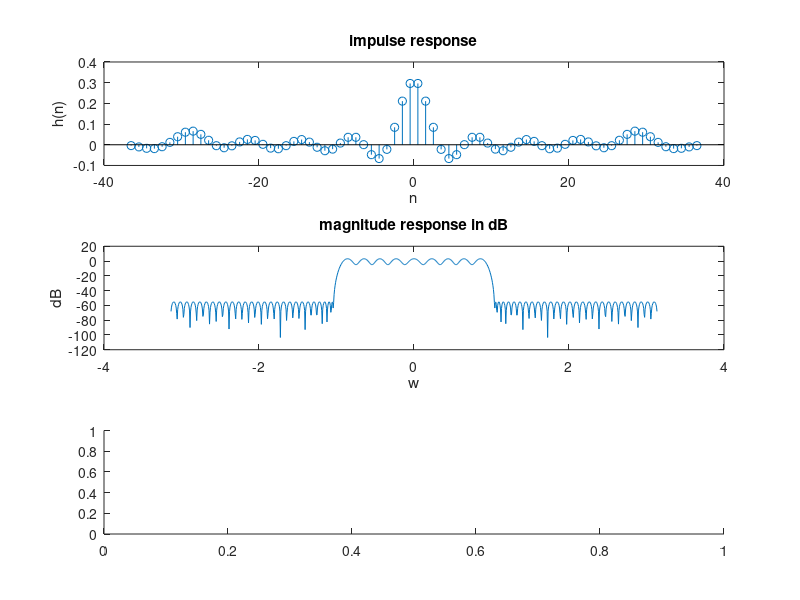

This chart was generated by the following MATLAB code: (Note: this script raises an error after producing the figure.)
load impulseresponse
N = length(h)
n = -(N-1)/2 : 1 : (N-1)/2;
n = n'

pad = 1024
H = fft(h,pad)
H = fftshift(H)
w = fftshift((0:pad - 1)/pad*2*pi);
w(1:pad/2) = w(1:pad/2) - 2*pi;
db = mag2db(abs(H))

subplot(311)
stem(n,h)
title('impulse response')
xlabel('n')
ylabel('h(n)')

subplot(312)
plot(w,db)
title('magnitude response in dB')
xlabel('w')
ylabel('dB')


subplot(313)
plot(w,phase(H))
title('phase response')
xlabel('w')
ylabel('Phase')
